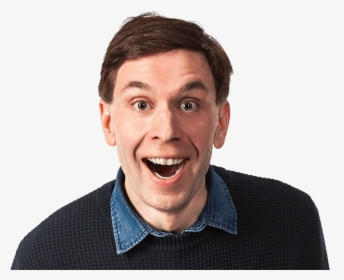
#> input picture project1/humanFace.png, 344 x 280 px
$ python face_detector.py
#> lines starting #> are read from the running program, lines starting #| are printed output that depends on the picture; after the words box and inside, x2 and y2 are one past the last pixel; in counts of white or black regions, pixels touching at a corner belong together
# import opencv
import cv2

# check version installed
print(cv2.__version__)

trained_faces = cv2.CascadeClassifier('haarcascade_frontalface_default.xml')

# chose an image to predict
testOne = cv2.imread('humanFace.png')
#> testOne is the input picture: shape (280, 344, 3); mean B, G, R 168.9, 170.6, 180.1
# testOne = cv2.imread('humanFace2.png')

# turn selected image to gray
gray_testOne = cv2.cvtColor(testOne, cv2.COLOR_BGR2GRAY)
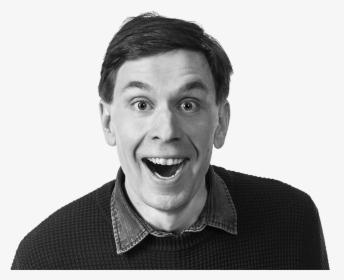
#> gray_testOne: shape (280, 344); min 7, max 248, mean 173.2

# detect faces
face_cord = trained_faces.detectMultiScale(gray_testOne)
#> face_cord = [[96, 49, 139, 139]]

# draw rectangles around the faces
cv2.rectangle(gray_testOne, (307, 115), (336,336), (0,255,0), 2)
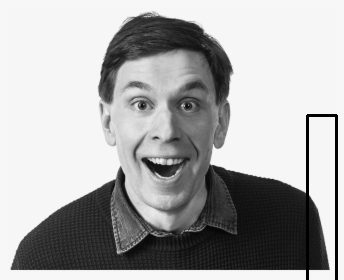
#> gray_testOne: shape (280, 344); 1.11% of pixels changed, all inside (x1, y1, x2, y2) = (306, 114, 338, 280)


cv2.imshow('Sureway Result', gray_testOne)

cv2.waitKey()


print("code completed")

$ run again, with project1/humanFace2.png copied over project1/humanFace.png
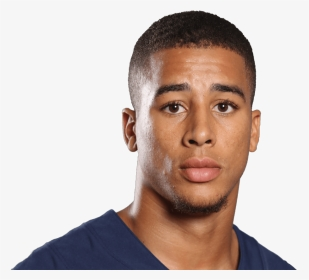
#> input picture project1/humanFace2.png, 309 x 280 px
#> testOne is the input picture: shape (280, 309, 3); mean B, G, R 180.1, 185.6, 200.4
#> `gray_testOne = cv2.cvtColor(testOne, cv2.COLOR_BGR2GRAY)`:
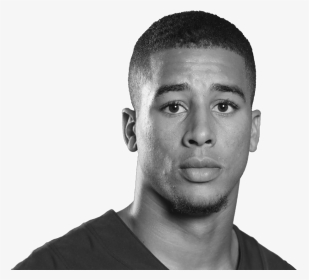
#> gray_testOne: shape (280, 309); min 16, max 248, mean 189.4
#> face_cord = [[129, 49, 141, 141]]
#> `cv2.rectangle(gray_testOne, (307, 115), (336,336), (0,255,0), 2)`:
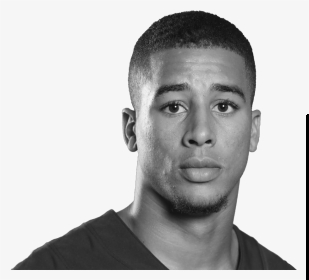
#> gray_testOne: shape (280, 309); 0.57% of pixels changed, all inside (x1, y1, x2, y2) = (306, 114, 309, 280)
